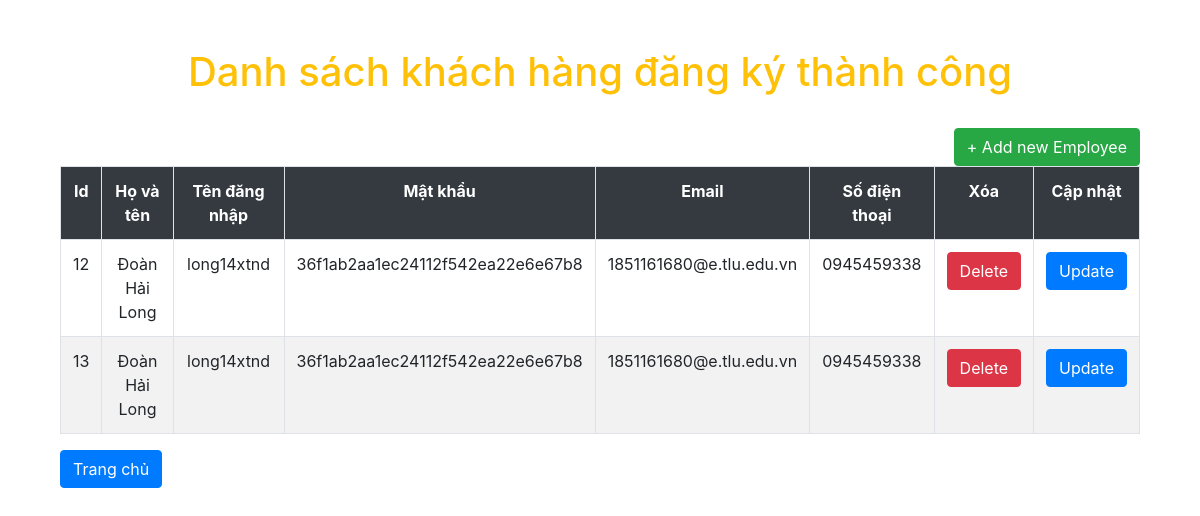
Screenshot of /Register/dingtea-admin.php with the database file from the repository.
### tables this page shows
CREATE TABLE `list_users` (
  `id` int(11) UNSIGNED NOT NULL,
  `fullname` varchar(80) NOT NULL,
  `username` varchar(80) NOT NULL,
  `password` varchar(80) NOT NULL,
  `email` varchar(80) NOT NULL,
  `phone_number` varchar(80) NOT NULL
);

### Register/dingtea-admin.php (the view, shortened to what this page needs)
<!doctype html>
<html lang="en">
  <head>
    <link rel="stylesheet" href="../bootstrap/css/bootstrap.css" >
  </head>
  <body>
  <div class="container">
 <div class="col-lg-12">
 <br><br>
 <h1 class="text-warning text-center" >Danh sách khách hàng đăng ký thành công </h1>
 <br>
 <a name="" id="" class="btn btn-success float-right" href="register.php" role="button">+ Add new Employee</a>
 <table  id="tabledata" class=" table table-striped table-hover table-bordered">
 <tr class="bg-dark text-white text-center">
 <th> Id </th>
 <th> Họ và tên </th>
 <th> Tên đăng nhập </th>
 <th> Mật khẩu </th>
 <th> Email </th>
 <th> Số điện thoại </th>
 <th> Xóa </th>
 <th> Cập nhật </th>
 </tr >
 <?php
 include 'config.php';
 $q = "select * from list_users ";
 $query = mysqli_query($conn,$q);
 while($res = mysqli_fetch_array($query)){
 ?>
 <tr class="text-center">
 <td> <?php echo $res['id'];  ?> </td>
 <td> <?php echo $res['fullname'];  ?> </td>
 <td> <?php echo $res['username'];  ?> </td>
 <td> <?php echo $res['password'];  ?> </td>
 <td> <?php echo $res['email'];  ?> </td>
 <td> <?php echo $res['phone_number'];  ?> </td>
 <td> <button class="btn-danger btn"> <a href="delete.php?id=<?php echo $res['id']; ?>" class="text-white text-decoration-none"> Delete </a>  </button> </td>
 <td> <button class="btn-primary btn"> <a href="update.php?id=<?php echo $res['id']; ?>" class="text-white text-decoration-none"> Update </a> </button> </td>
 </tr>
 <?php
 }
  ?>
 </table>
 <button class="btn btn-primary  "><a href="../index.php" class="text-white text-decoration-none">Trang chủ</a></button>
 </div>
 </div>
  </body>
</html>

### rows the page displays
list_users: id "12", fullname "Đoàn Hải Long", username "long14xtnd", password "36f1ab2aa1ec24112f542ea22e6e67b8", email "1851161680@e.tlu.edu.vn", phone_number "0945459338"
list_users: id "13", fullname "Đoàn Hải Long", username "long14xtnd", password "36f1ab2aa1ec24112f542ea22e6e67b8", email "1851161680@e.tlu.edu.vn", phone_number "0945459338"
